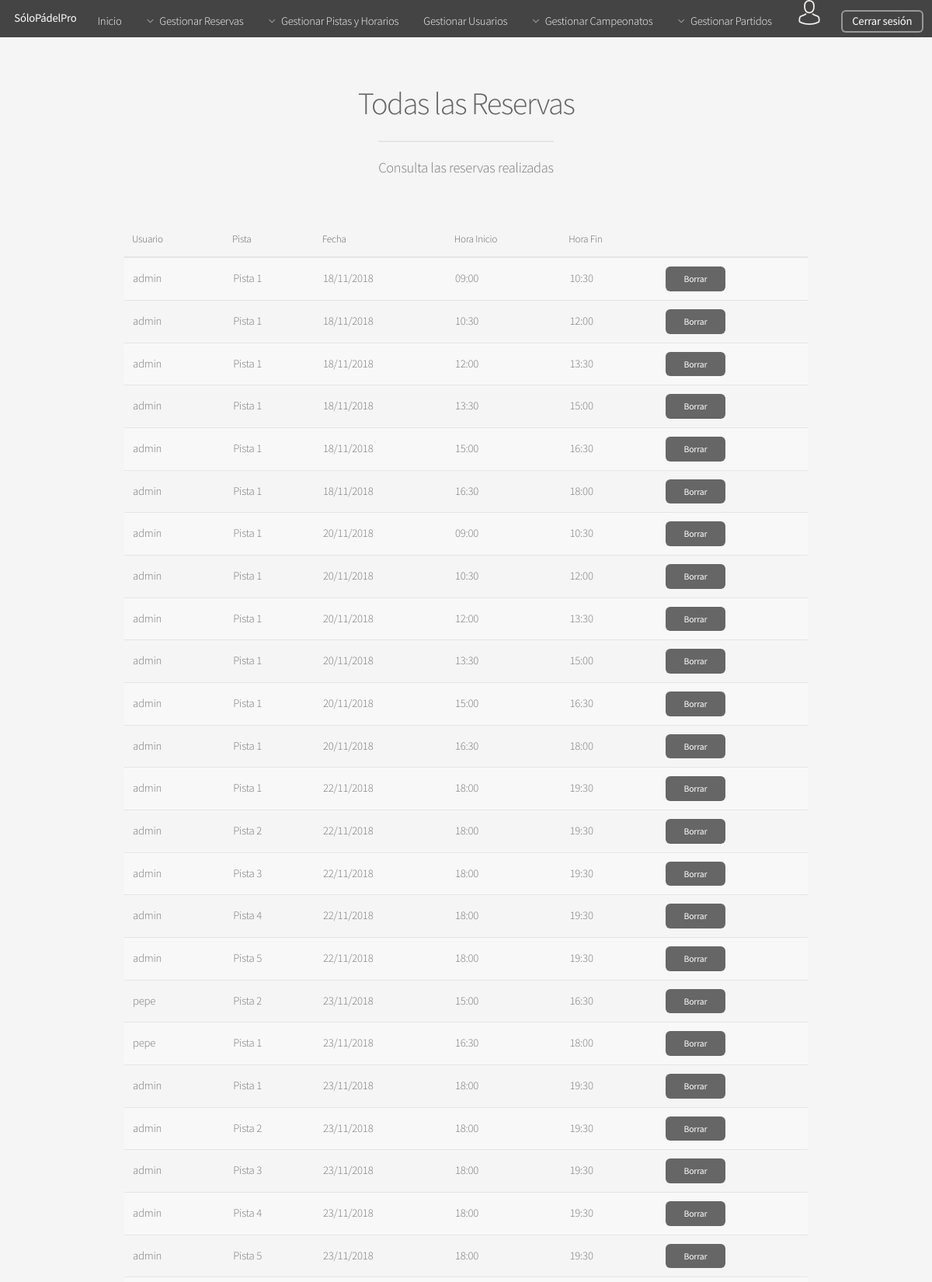
/Controllers/RESERVAR_PISTA_Controller.php?action=SHOW_RESERVAS (signed in, upper part), run on the app's committed database.
### tables this page shows
CREATE TABLE IF NOT EXISTS RESERVA(
  ID int(225) AUTO_INCREMENT NOT NULL ,
  USUARIO_LOGIN varchar(25) NOT NULL,
  PISTA_ID int(225) NOT NULL,
  FECHA date NOT NULL,
  HORARIO_ID int(225) NOT NULL,
  PRIMARY KEY(ID),
  FOREIGN KEY (USUARIO_LOGIN) REFERENCES USUARIO (LOGIN) ON DELETE CASCADE,
  FOREIGN KEY (PISTA_ID) REFERENCES PISTA (ID) ON DELETE CASCADE,
  FOREIGN KEY (HORARIO_ID) REFERENCES HORARIO (ID) ON DELETE CASCADE
);

CREATE TABLE IF NOT EXISTS PISTA(
  ID int(225) AUTO_INCREMENT NOT NULL ,
  NOMBRE varchar(25) NOT NULL,
  TIPO varchar(25) NOT NULL,
  PRIMARY KEY(ID)
);

CREATE TABLE IF NOT EXISTS HORARIO(
  ID int(225) AUTO_INCREMENT NOT NULL,
  HORA_INICIO time NOT NULL,
  HORA_FIN time NOT NULL,
  PRIMARY KEY(ID)
);

### Controllers/RESERVAR_PISTA_Controller.php (called while the page is built, shortened)
<?php
include '../Models/RESERVA_Model.php';
include '../Views/RESERVAR_PISTA/RESERVAR_PISTA_SHOWALL_View.php';
if(isset($_REQUEST["action"]))  {
  $action = $_REQUEST["action"];
}else{
  $action = '';
}
switch ($action) {
  case 'SHOW_RESERVAS':
  $RESERVA = new RESERVA_Model('','','','','');
  if($_SESSION["rol"] == 'ADMIN'){
    $reservas = $RESERVA->SHOWALL_Login($_SESSION['login']);
  }
  else{
    $reservas = $RESERVA->SHOWALL_Login($_SESSION['login']);
  }
  new SHOW_RESERVAS($reservas, '../Controllers/RESERVAR_PISTA_Controller.php');
  break;
}
?>

### Models/RESERVA_Model.php (called while the page is built, shortened)
<?php
class RESERVA_Model{
    var $mensaje;
    var $mysqli;
    function __construct($id,$fecha,$user_login,$pista_ID,$horario_ID){
        include_once '../Functions/Access_DB.php';
        $this->mysqli = ConnectDB();
    }
		function SHOWALL_Login($login){
			if($_SESSION["rol"] == 'ADMIN'){
				$sql = "SELECT P.NOMBRE, R.FECHA, R.ID, R.USUARIO_LOGIN, H.HORA_INICIO, H.HORA_FIN FROM RESERVA R, PISTA P, HORARIO H WHERE (R.PISTA_ID=P.ID) AND (R.HORARIO_ID=H.ID) ORDER BY R.FECHA, H.HORA_INICIO, P.ID";
			}
			else{
			$sql = "SELECT P.NOMBRE, R.FECHA, R.ID, R.USUARIO_LOGIN, H.HORA_INICIO, H.HORA_FIN FROM RESERVA R, PISTA P, HORARIO H WHERE (USUARIO_LOGIN = '$login') AND (R.PISTA_ID=P.ID) AND (R.HORARIO_ID=H.ID) ORDER BY R.FECHA, H.HORA_INICIO, P.ID";
		}
		  if (!($resultado = $this->mysqli->query($sql))){
            $this->mensaje['mensaje'] =  'ERROR: Fallo en la consulta sobre la base de datos';
            return $this->mensaje;
        }
        else{
            return $resultado;
        }
    }
}
?>

### Functions/Access_DB.php (called while the page is built, shortened)
<?php
function ConnectDB(){
   $conexion = mysqli_connect("localhost", "abp41", "abp41", "ABP") or (new MESSAGE('ERROR: No se ha podido conectar con la base de datos', '../index.php'));
 if ($conexion->connect_errno) {
    	return false;
 }else{
 	return $conexion;
 }
}
?>

### Views/RESERVAR_PISTA/RESERVAR_PISTA_SHOWALL_View.php (the view, shortened to what this page needs)
<?php
class SHOW_RESERVAS{
	var $tuplas;
	function __construct($tuplas){
		$this->tuplas = $tuplas;
		$this->render();
	}
	function render(){
		include '../Views/HEADER_View.php';
		?>
		<section id="main" class="container">
			<header>
				<?php
				if($_SESSION["rol"] == 'ADMIN'){
					?>
					<h2>Todas las Reservas</h2>
					<?php
				}
				else {
					?>
					<h2>Tus Reservas</h2>
					<?php
				}
				?>
				<p>Consulta las reservas realizadas</p>
			</header>
			<div class="table-wrapper">
				<table>
					<thead >
						<tr>
							<?php
							if($_SESSION["rol"] == 'ADMIN'){
								?>
								<th>Usuario</th>
								<?php
							}
							?>
							<th>Pista</th>
							<th>Fecha</th>
							<th>Hora Inicio</th>
							<th>Hora Fin</th>
						</tr>
					</thead>
					<tbody>
						<?php
						if($this->tuplas <> NULL){
							while($row = mysqli_fetch_array($this->tuplas)){
								$fecha = explode("-", $row['FECHA']);
								$hora_inicio = explode(":", $row["HORA_INICIO"]);
								$hora_fin = explode(":", $row["HORA_FIN"]);
								$eliminar_reserva = $this->checkFecha($row['FECHA'], $row["HORA_INICIO"]);
								?>
								<tr>
									<?php
									if($_SESSION["rol"] == 'ADMIN'){
										?>
										<td>
											<?=$row['USUARIO_LOGIN']?>
										</td>
										<?php
									}
									?>
									<td>
										<?=$row['NOMBRE']?>
									</td>
									<td>
										<?=$fecha[2]."/".$fecha[1]."/".$fecha[0]?>
									</td>
									<td>
										<?=$hora_inicio[0].":".$hora_inicio[1]?>
									</td>
									<td>
										<?=$hora_fin[0].":".$hora_fin[1]?>
									</td>
									<td>
								<?php
										if($eliminar_reserva == true){
								?>
										<a class="button small" href="../Controllers/RESERVAR_PISTA_Controller.php?action=DELETE&reserva_ID=<?=$row['ID']?>">Borrar</a>
								<?php
									}else{
								?>
										<a class="button alt small">Menos de 12 horas</a>
								<?php
									}
								?>
									</td>
								</tr>
								<?php
							}
						}
						?>
					</tbody>
				</table>
			</div>
		</section>
		<?php
		include '../Views/FOOTER_View.php';
	}
	function checkFecha($fecha, $hora_inicio){
		$fecha_split = explode('-', $fecha);
		$ano = $fecha_split[0];
		$mes = $fecha_split[1];
		$dia = $fecha_split[2];
		$hora_split = explode(':', $hora_inicio);
		$hora = $hora_split[0];
		$min = $hora_split[1];
		$fecha_obj = new DateTime(date('Y-m-d H:i:s', mktime($hora,$min, 0, $mes, $dia,$ano)));
		$fecha_hoy = new DateTime(date('Y-m-d H:i:s'));
		$diff_horas = $fecha_hoy->diff($fecha_obj);
		$out = $diff_horas->format("%d,%H,%i");
		$split_dias = explode(',', $out);
		$dias = $split_dias[0];
		$horas = $split_dias[1];
		if($dias > 0){
			return true;
		}else{
			if($horas >= 12){
				return true;
			}
	 		return false;
		}
	 return false;
	}
}
?>

### assets/css/main.css (style rules this page uses)
html, body, div, span, applet, object, iframe, h1, h2, h3, h4, h5, h6, p, blockquote, pre, a, abbr, acronym, address, big, cite, code, del, dfn, em, img, ins, kbd, q, s, samp, small, strike, strong, sub, sup, tt, var, b, u, i, center, dl, dt, dd, ol, ul, li, fieldset, form, label, legend, table, caption, tbody, tfoot, thead, tr, th, td, article, aside, canvas, details, embed, figure, figcaption, footer, header, hgroup, menu, nav, output, ruby, section, summary, time, mark, audio, video { margin: 0; padding: 0; border: 0; font-size: 100%; font: inherit; vertical-align: baseline; }
article, aside, details, figcaption, figure, footer, header, hgroup, menu, nav, section { display: block; }
body { line-height: 1; }
table { border-collapse: collapse; border-spacing: 0; }
body { -webkit-text-size-adjust: none; }
body { -ms-overflow-style: scrollbar; }
html { box-sizing: border-box; }
*, *:before, *:after { box-sizing: inherit; }
body { background: #f5f5f5; }
body, input, select, textarea { color: #777; font-family: "Source Sans Pro", sans-serif; font-size: 16pt; font-weight: 300; line-height: 1.65em; letter-spacing: -0.015em; }
a { -moz-transition: color 0.2s ease-in-out, border-bottom-color 0.2s ease-in-out; -webkit-transition: color 0.2s ease-in-out, border-bottom-color 0.2s ease-in-out; -ms-transition: color 0.2s ease-in-out, border-bottom-color 0.2s ease-in-out; transition: color 0.2s ease-in-out, border-bottom-color 0.2s ease-in-out; border-bottom: dotted 1px; color: #e89980; text-decoration: none; }
p { margin: 0 0 2em 0; }
h1, h2, h3, h4, h5, h6 { color: #646464; font-weight: 300; line-height: 1em; margin: 0 0 0.5em 0; }
h2 { font-size: 2.25em; line-height: 1.5em; letter-spacing: -0.035em; }
.container { margin: 0 auto; max-width: calc(100% - 5em); width: 60em; }
header p { color: #999; position: relative; margin: 0 0 1.5em 0; font-style: italic; }
header h2+p { font-size: 1.25em; margin-top: -1em; line-height: 1.5em; }
.table-wrapper { -webkit-overflow-scrolling: touch; overflow-x: auto; }
table { margin: 0 0 2em 0; width: 100%; }
table tbody tr { border: solid 1px #e5e5e5; border-left: 0; border-right: 0; }
table tbody tr:nth-child(2n+1) { background-color: #f8f8f8; }
table td { padding: 0.75em 0.75em; }
table th { color: #646464; font-size: 0.9em; font-weight: 300; padding: 0 0.75em 0.75em 0.75em; text-align: left; }
table thead { border-bottom: solid 2px #e5e5e5; }
input[type="submit"], input[type="reset"], input[type="button"], .button { -moz-appearance: none; -webkit-appearance: none; -ms-appearance: none; appearance: none; -moz-transition: background-color 0.2s ease-in-out, color 0.2s ease-in-out; -webkit-transition: background-color 0.2s ease-in-out, color 0.2s ease-in-out; -ms-transition: background-color 0.2s ease-in-out, color 0.2s ease-in-out; transition: background-color 0.2s ease-in-out, color 0.2s ease-in-out; background-color: #666; border-radius: 6px; border: 0; color: #ffffff; cursor: pointer; display: inline-block; font-weight: 400; height: 3em; line-height: 3em; padding: 0 2em; text-align: center; text-decoration: none; white-space: nowrap; }
input[type="submit"].small, input[type="reset"].small, input[type="button"].small, .button.small { font-size: 0.8em; height: 2.7em; line-height: 2.7em; }
#main { padding: 4em 0; }
#main>header { text-align: center; margin: 0 0 3em 0; }
#main>header h2 { font-size: 2.75em; margin: 0; }
#main>header p { border-top: solid 2px #e5e5e5; color: #777; display: inline-block; font-style: normal; margin: 1em 0 0 0; padding: 1em 0 1.25em 0; }
@media screen and (max-width: 1680px) { body, input, select, textarea { font-size: 13pt; } }
@media screen and (max-width: 1280px) { body, input, select, textarea { font-size: 11pt; } }

### data on the page
reserva: USUARIO_LOGIN "admin", PISTA_ID.NOMBRE "Pista 1", fecha "18", fecha "11", hora_inicio "09", hora_inicio "00", HORARIO_ID.HORA_FIN "10", HORARIO_ID.HORA_FIN "30"
reserva: USUARIO_LOGIN "admin", PISTA_ID.NOMBRE "Pista 1", fecha "18", fecha "11", hora_inicio "10", hora_inicio "30", HORARIO_ID.HORA_FIN "12", HORARIO_ID.HORA_FIN "00"
reserva: USUARIO_LOGIN "admin", PISTA_ID.NOMBRE "Pista 1", fecha "18", fecha "11", hora_inicio "12", hora_inicio "00", HORARIO_ID.HORA_FIN "13", HORARIO_ID.HORA_FIN "30"
reserva: USUARIO_LOGIN "admin", PISTA_ID.NOMBRE "Pista 1", fecha "18", fecha "11", hora_inicio "13", hora_inicio "30", HORARIO_ID.HORA_FIN "15", HORARIO_ID.HORA_FIN "00"
reserva: USUARIO_LOGIN "admin", PISTA_ID.NOMBRE "Pista 1", fecha "18", fecha "11", hora_inicio "15", hora_inicio "00", HORARIO_ID.HORA_FIN "16", HORARIO_ID.HORA_FIN "30"
reserva: USUARIO_LOGIN "admin", PISTA_ID.NOMBRE "Pista 1", fecha "18", fecha "11", hora_inicio "16", hora_inicio "30", HORARIO_ID.HORA_FIN "18", HORARIO_ID.HORA_FIN "00"
reserva: USUARIO_LOGIN "admin", PISTA_ID.NOMBRE "Pista 1", fecha "20", fecha "11", hora_inicio "09", hora_inicio "00", HORARIO_ID.HORA_FIN "10", HORARIO_ID.HORA_FIN "30"
reserva: USUARIO_LOGIN "admin", PISTA_ID.NOMBRE "Pista 1", fecha "20", fecha "11", hora_inicio "10", hora_inicio "30", HORARIO_ID.HORA_FIN "12", HORARIO_ID.HORA_FIN "00"
reserva: USUARIO_LOGIN "admin", PISTA_ID.NOMBRE "Pista 1", fecha "20", fecha "11", hora_inicio "12", hora_inicio "00", HORARIO_ID.HORA_FIN "13", HORARIO_ID.HORA_FIN "30"
reserva: USUARIO_LOGIN "admin", PISTA_ID.NOMBRE "Pista 1", fecha "20", fecha "11", hora_inicio "13", hora_inicio "30", HORARIO_ID.HORA_FIN "15", HORARIO_ID.HORA_FIN "00"
reserva: USUARIO_LOGIN "admin", PISTA_ID.NOMBRE "Pista 1", fecha "20", fecha "11", hora_inicio "15", hora_inicio "00", HORARIO_ID.HORA_FIN "16", HORARIO_ID.HORA_FIN "30"
reserva: USUARIO_LOGIN "admin", PISTA_ID.NOMBRE "Pista 1", fecha "20", fecha "11", hora_inicio "16", hora_inicio "30", HORARIO_ID.HORA_FIN "18", HORARIO_ID.HORA_FIN "00"
reserva: USUARIO_LOGIN "admin", PISTA_ID.NOMBRE "Pista 1", fecha "22", fecha "11", hora_inicio "18", hora_inicio "00", HORARIO_ID.HORA_FIN "19", HORARIO_ID.HORA_FIN "30"
reserva: USUARIO_LOGIN "admin", PISTA_ID.NOMBRE "Pista 2", fecha "22", fecha "11", hora_inicio "18", hora_inicio "00", HORARIO_ID.HORA_FIN "19", HORARIO_ID.HORA_FIN "30"
reserva: USUARIO_LOGIN "admin", PISTA_ID.NOMBRE "Pista 3", fecha "22", fecha "11", hora_inicio "18", hora_inicio "00", HORARIO_ID.HORA_FIN "19", HORARIO_ID.HORA_FIN "30"
reserva: USUARIO_LOGIN "admin", PISTA_ID.NOMBRE "Pista 4", fecha "22", fecha "11", hora_inicio "18", hora_inicio "00", HORARIO_ID.HORA_FIN "19", HORARIO_ID.HORA_FIN "30"
reserva: USUARIO_LOGIN "admin", PISTA_ID.NOMBRE "Pista 5", fecha "22", fecha "11", hora_inicio "18", hora_inicio "00", HORARIO_ID.HORA_FIN "19", HORARIO_ID.HORA_FIN "30"
reserva: USUARIO_LOGIN "pepe", PISTA_ID.NOMBRE "Pista 2", fecha "23", fecha "11", hora_inicio "15", hora_inicio "00", HORARIO_ID.HORA_FIN "16", HORARIO_ID.HORA_FIN "30"
reserva: USUARIO_LOGIN "pepe", PISTA_ID.NOMBRE "Pista 1", fecha "23", fecha "11", hora_inicio "16", hora_inicio "30", HORARIO_ID.HORA_FIN "18", HORARIO_ID.HORA_FIN "00"
reserva: USUARIO_LOGIN "admin", PISTA_ID.NOMBRE "Pista 1", fecha "23", fecha "11", hora_inicio "18", hora_inicio "00", HORARIO_ID.HORA_FIN "19", HORARIO_ID.HORA_FIN "30"
reserva: USUARIO_LOGIN "admin", PISTA_ID.NOMBRE "Pista 2", fecha "23", fecha "11", hora_inicio "18", hora_inicio "00", HORARIO_ID.HORA_FIN "19", HORARIO_ID.HORA_FIN "30"
reserva: USUARIO_LOGIN "admin", PISTA_ID.NOMBRE "Pista 3", fecha "23", fecha "11", hora_inicio "18", hora_inicio "00", HORARIO_ID.HORA_FIN "19", HORARIO_ID.HORA_FIN "30"
reserva: USUARIO_LOGIN "admin", PISTA_ID.NOMBRE "Pista 4", fecha "23", fecha "11", hora_inicio "18", hora_inicio "00", HORARIO_ID.HORA_FIN "19", HORARIO_ID.HORA_FIN "30"
reserva: USUARIO_LOGIN "admin", PISTA_ID.NOMBRE "Pista 5", fecha "23", fecha "11", hora_inicio "18", hora_inicio "00", HORARIO_ID.HORA_FIN "19", HORARIO_ID.HORA_FIN "30"
